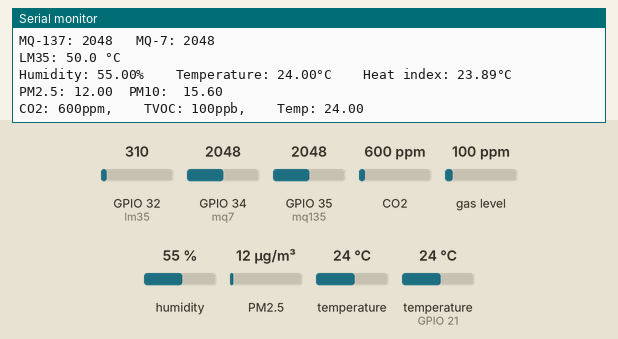
Recording of a sketch running on a simulated ESP32. On the bench: the last lines printed to the serial monitor. The test bench sets the inputs (shaded band); at power-on: CO2 600 ppm, humidity 55 %, GPIO 32 (lm35) = 310, GPIO 34 (mq7) = 2048, GPIO 35 (mq135) = 2048, gas level 100 ppm, PM2.5 12 µg/m³, temperature 24 °C, temperature (sensor on GPIO 21) 24 °C.

Above: at 1.8 s.
1.9 s: CO2 set to 452 ppm
At 2.8 s:
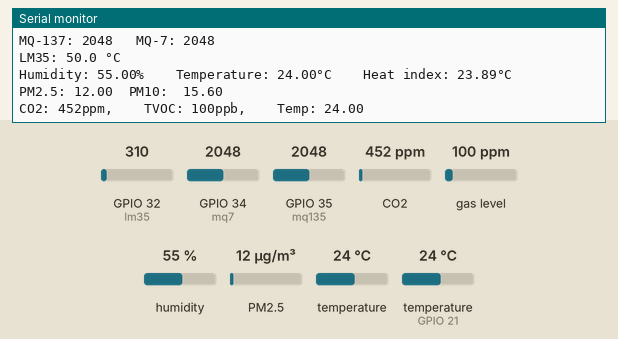
3.4 s: humidity set to 22 %
At 4.7 s:
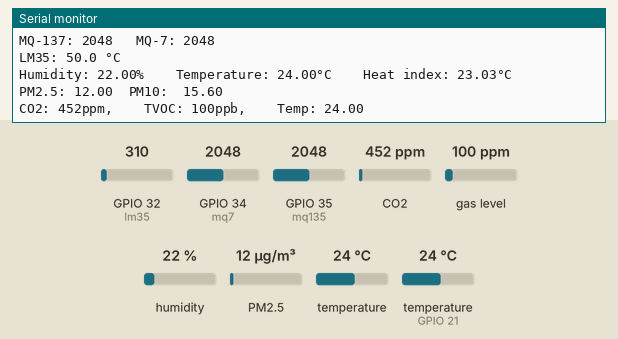
4.9 s: GPIO 32 (lm35) set to 372
6.4 s: GPIO 34 (mq7) set to 2866
7.9 s: GPIO 35 (mq135) set to 2866
9.4 s: gas level set to 20 ppm
At 10.9 s:
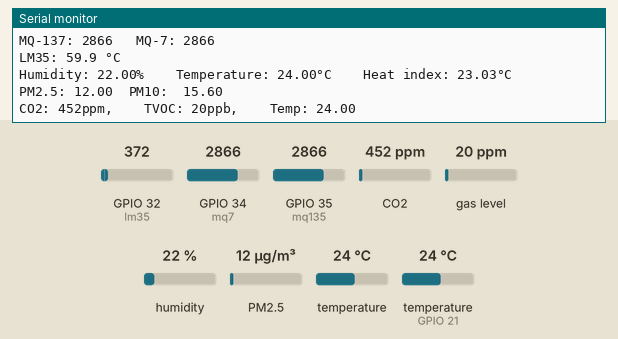

The sketch:

ESP32_FullSensor.ino
```cpp
#include <SDS011.h>
#include "Adafruit_CCS811.h"
#include "DHT.h"

// SDS011 (Luchtdeeltjes)
int rx2 = 16;
int tx2 = 17;
SDS011 my_sds;
float pm10;
float pm25;
int err;

// CCS811 (C02 & TVOC)
Adafruit_CCS811 ccs;

// MQ135  (CO2)
int mq135 = 35;

// MQ7    (CO)
int mq7 = 34;

// LM35   (°C)
int lm35 = 32;
double tempC = 0;

// DHT22  (°C & Humidity)
int dhtPin = 21;
int DHTTYPE = DHT22;
DHT dht(dhtPin, DHTTYPE);
float hum;
float temp;
float hic;

void setup() {
  my_sds.begin(rx2, tx2);
  dht.begin();
  Serial.begin(115200);
  // Wait for the sensor to be ready
  while(!ccs.available());
}

void loop() {
  Serial.print("MQ-137: ");
  Serial.print(analogRead(mq135));
  Serial.print("\t MQ-7: ");
  Serial.print(analogRead(mq7));
  Serial.println();

  // RawValue = analogRead(analogIn);
  // Voltage = (RawValue / 2048.0) * 3300; // 5000 to get millivots.
  // tempC = Voltage * 0.1;
  tempC = (analogRead(lm35) / 2048.0) * 330;
  Serial.print("LM35: ");
  Serial.print(tempC,1);
  Serial.println(" °C");

  hum = dht.readHumidity();
  temp = dht.readTemperature();
  hic = dht.computeHeatIndex(temp, hum, false);
  if (isnan(hum) || isnan(temp)) {
    Serial.println(F("Failed to read from DHT sensor!"));
    return;
  }
  Serial.print("Humidity: ");
  Serial.print(hum);
  Serial.print("% \t Temperature: ");
  Serial.print(temp);
  Serial.print("°C \t Heat index: ");
  Serial.print(hic);
  Serial.println("°C ");

  err = my_sds.read(&pm25, &pm10);
  if (!err) {
    Serial.print("PM2.5: " + String(pm25) + "\t");
    Serial.println("PM10:  " + String(pm10));
  }

  if(ccs.available()){
    if(!ccs.readData()){
      Serial.print("CO2: ");
      Serial.print(ccs.geteCO2());
      Serial.print("ppm, \t TVOC: ");
      Serial.print(ccs.getTVOC());
      Serial.print("ppb, \t Temp: ");
      Serial.println(ccs.calculateTemperature());
    }
    else{
      Serial.println("ERROR! CJCS811 Not Working");
      while(1);
    }
  }
  delay(1000);
}
```

Measured:
- after the input at 1.9 s, the serial monitor: prints a new line after 0.13 s (image 1)
- after the input at 3.4 s, the serial monitor: prints a new line after 0.65 s (image 2)
- after the input at 9.4 s, the serial monitor: prints a new line after 0.72 s (image 3)
